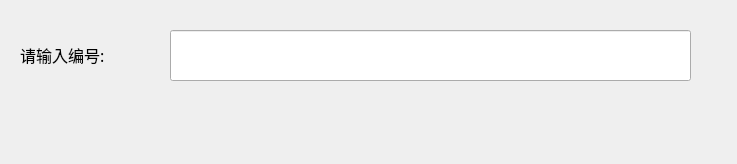
<?xml version="1.0" encoding="UTF-8"?>
<ui version="4.0">
 <class>back</class>
 <widget class="QWidget" name="back">
  <property name="geometry">
   <rect>
    <x>0</x>
    <y>0</y>
    <width>737</width>
    <height>164</height>
   </rect>
  </property>
  <property name="minimumSize">
   <size>
    <width>737</width>
    <height>164</height>
   </size>
  </property>
  <property name="maximumSize">
   <size>
    <width>737</width>
    <height>164</height>
   </size>
  </property>
  <property name="windowTitle">
   <string>还书</string>
  </property>
  <widget class="QLabel" name="label">
   <property name="geometry">
    <rect>
     <x>20</x>
     <y>30</y>
     <width>141</width>
     <height>51</height>
    </rect>
   </property>
   <property name="font">
    <font>
     <family>苹方 中等</family>
    </font>
   </property>
   <property name="text">
    <string>&lt;html&gt;&lt;head/&gt;&lt;body&gt;&lt;p&gt;&lt;span style=&quot; font-size:12pt;&quot;&gt;请输入编号:&lt;/span&gt;&lt;/p&gt;&lt;/body&gt;&lt;/html&gt;</string>
   </property>
  </widget>
  <widget class="QLineEdit" name="lineEdit">
   <property name="geometry">
    <rect>
     <x>170</x>
     <y>30</y>
     <width>521</width>
     <height>51</height>
    </rect>
   </property>
  </widget>
 </widget>
 <resources/>
 <connections/>
</ui>
